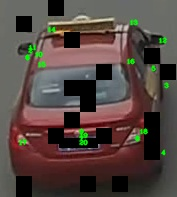
#> input picture 0038_c017_00003340_0.jpg, 177 x 197 px, found by its file name
$ python image_patchify.py
#> lines starting #> are read from the running program, lines starting #| are printed output that depends on the picture
import numpy as np
from PIL import Image
import matplotlib.pyplot as plt

def load_image(image_path):
    """ Load an image from the disk. """
    return Image.open(image_path)
#> returned value is the input picture: PIL image 177x197 RGB; mean R, G, B 83.7, 70.1, 64.8

def patchify(img, patch_size):
    """ Split the image into patches. """
#> called with patch_size = 16
    img_size = img.size
#> img_size = (177, 197)
    patches = []
    for i in range(0, img_size[0], patch_size):
        for j in range(0, img_size[1], patch_size):
            patch = img.crop((i, j, i + patch_size, j + patch_size))
            patches.append(patch)
#> after the loop, patches = 156 items
    return patches

def plot_patches(patches, num_cols):
    """ Plot the image patches. """
    num_rows = (len(patches) + num_cols - 1) // num_cols
    fig, axs = plt.subplots(num_rows, num_cols, figsize=(10, 10))
    for ind, ax in enumerate(axs.flatten()):
        if ind < len(patches):
            ax.imshow(patches[ind], cmap='gray')
            ax.axis('off')
        else:
            ax.remove()
    plt.savefig("pacthies.png")
    # plt.show()

# Example usage
image_path = '/home/meiqiu@ads.iu.edu/Mei_all/feature_extraction/0038_c017_00003340_0.jpg'  # Change to the path of your image
patch_size = 16  # Define the patch size, e.g., 16x16 pixels

# Load and patchify the image
img = load_image(image_path)
patches = patchify(img, patch_size)
#> patches = 156 items

# Plot the original image and the patches
plt.figure(figsize=(5, 5))
plt.imshow(img)
plt.title('Original Image')
plt.axis('off')
# plt.show()

plot_patches(patches, num_cols=24)  # Adjust num_cols based on your preference
#> in plot_patches, `num_rows = (len(patches) + num_cols - 1) // num_cols`: num_rows = 7
#> in plot_patches, `plt.savefig("pacthies.png")`:
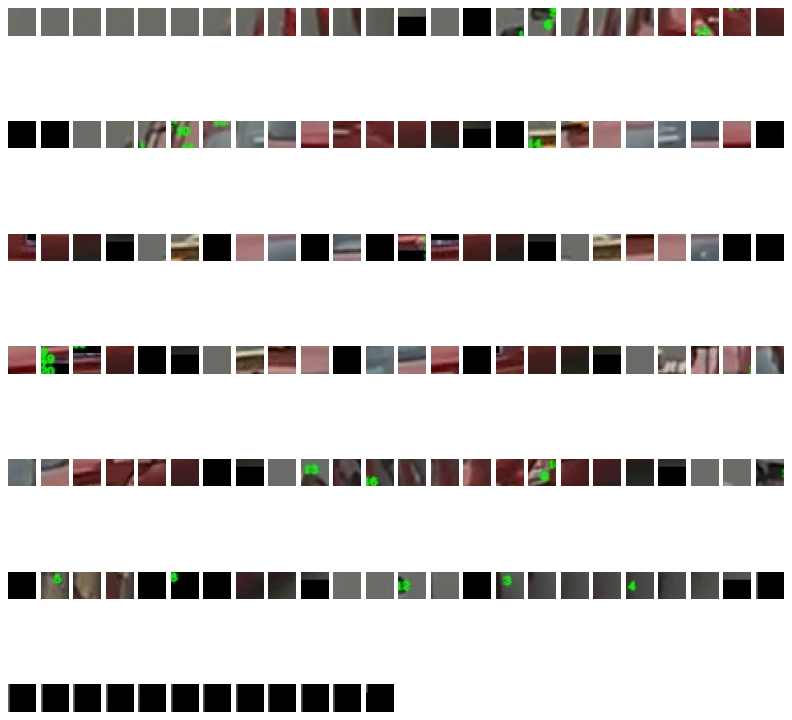
#> figure drawn by matplotlib, 156 panels
